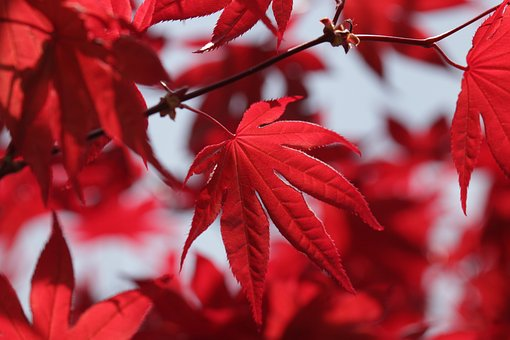
#> input picture leaves.jpg, 510 x 340 px
$ python rgb-to-greyscale.py
#> lines starting #> are read from the running program, lines starting #| are printed output that depends on the picture
from PIL import Image
import matplotlib.pyplot as plt
import numpy as np

# Load the RGB image
image_path = "leaves.jpg"
rgb_image = Image.open(image_path)
#> rgb_image is the input picture: PIL image 510x340 RGB; mean R, G, B 159.8, 58.7, 68.8

# Convert the RGB image to a NumPy array for manipulation
rgb_array = np.array(rgb_image)

# Lightness Method
lightness_image = np.clip((np.max(rgb_array, axis=2) + np.min(rgb_array, axis=2)) / 2, 0, 255).astype(np.uint8)
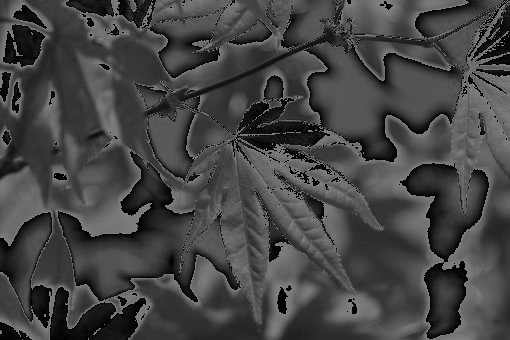
#> lightness_image: shape (340, 510); min 0, max 127, mean 68.3

# Average Method
average_image = np.mean(rgb_array, axis=2).astype(np.uint8)
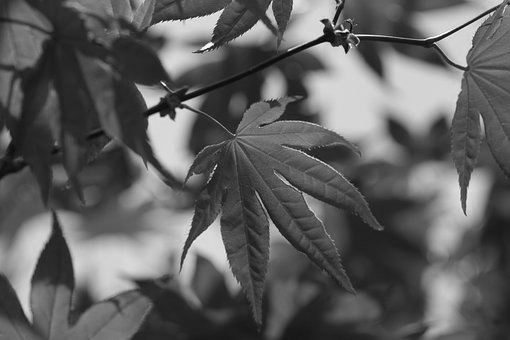
#> average_image: shape (340, 510); min 6, max 253, mean 95.4

# Luminosity Method
luminosity_image = np.dot(rgb_array[..., :3], [0.2989, 0.5870, 0.1140]).astype(np.uint8)

# Plotting the three variants side by side
fig, axs = plt.subplots(1, 4, figsize=(15, 5))

# Original RGB image
axs[0].imshow(rgb_image)
axs[0].set_title("Original RGB")

# Lightness Method
axs[1].imshow(lightness_image, cmap="gray")
axs[1].set_title("Lightness")

# Average Method
axs[2].imshow(average_image, cmap="gray")
axs[2].set_title("Average")

# Luminosity Method
axs[3].imshow(luminosity_image, cmap="gray")
axs[3].set_title("Luminosity")

# Remove axis labels
for ax in axs:
    ax.axis('off')

plt.show()
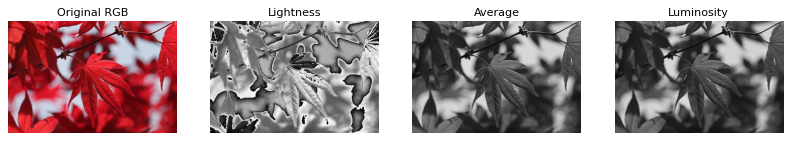
#> figure drawn by matplotlib, 4 panels
